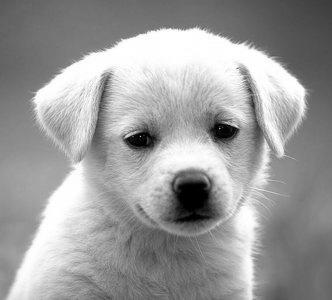
#> input picture convolution/images/dog.jpg, 332 x 300 px; the run also reads 2 pictures not shown here
$ python task_1.py
#> lines starting #> are read from the running program, lines starting #| are printed output that depends on the picture
import cv2
import matplotlib.pyplot as plt
import numpy as np
from time import time

plt.rcParams['image.cmap'] = 'gray'
plt.rcParams['image.interpolation'] = 'nearest'
plt.rcParams['figure.figsize'] = (10.0, 8.0)


def initialize_image(image='images/dog.jpg'):
    """Инициализирует картинку"""
#> called with image = 'images/dog.jpg'
    image = cv2.imread(image, 0)
#> image is the input picture: shape (300, 332); min 0, max 255, mean 155.7
    return image


def show_images(image, padded_image, result):
    """Выводит изображение картинки"""
    fig, m_axs = plt.subplots(1, 3, figsize=(15, 5))
    ax_1, ax_2, ax_3 = m_axs

    ax_1.set_title('Исходное изображение')
    ax_1.set_axis_off()
    ax_1.imshow(image)

    ax_2.set_title('Padded изображение')
    ax_2.imshow(padded_image)
    ax_2.set_axis_off()

    ax_3.set_title('Что должно получиться')
    ax_3.imshow(result)
    ax_3.set_axis_off()

    plt.show()


def show_one_image(image):
    """Выводит одну картинку"""
    plt.imshow(image)
    plt.axis('off')
    plt.show()


def conv_nested(image, kernel):
    """Convolution filter"""
    Hi, Wi = image.shape
#> Hi = 300; Wi = 332
    Hk, Wk = kernel.shape
    out = np.zeros((Hi, Wi))

    image = np.pad(image, Hk // 2)
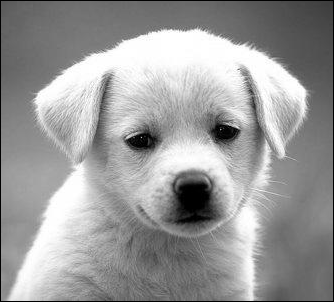
#> image: shape (302, 334); min 0, max 255, mean 153.8

    for i in range(Hi):
        for j in range(Wi):
            for k in range(Hk):
                for l in range(Wk):
                    out[i, j] += image[i + k, j + l] * kernel[Hk - 1 - k, Wk - 1 - l]
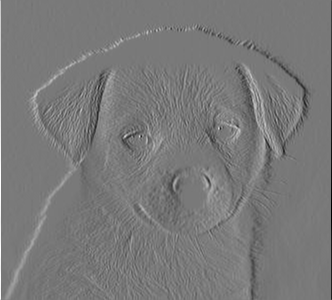
#> out: shape (300, 332) float64; min -556, max 612, mean -0.3; drawn with min black and max white

    return out


def conv_fast(image, kernel):
    """Fast convolution"""
    Hi, Wi = image.shape
    Hk, Wk = kernel.shape
    out = np.zeros((Hi, Wi))

    flipped_kernel = np.flip(kernel)
    for i in range(Hi - Hk + 1):
        for j in range(Wi - Wk + 1):
            out[i, j] = np.sum(image[i: i + Hk, j: j + Wk] * flipped_kernel)
    return out


def zero_pad(image, pad_height, pad_width):
    """Паддит нули по вертикали и горизонтали"""
    image = np.pad(image, pad_width=((pad_height, pad_height), (pad_width, pad_width)))
    return image


image = initialize_image()

kernel = np.array([[1, 0, -1],
                   [2, 0, -2],
                   [1, 0, -1]])

out = conv_nested(image, kernel)
# out = cv2.filter2D(img, -1, kernel)

# Plot original image
plt.subplot(221), plt.imshow(image), plt.title('Original'), plt.axis('off')

# Plot your convolved image
plt.subplot(223), plt.imshow(out), plt.title('Convolution'), plt.axis('off')

# Plot what you should get
solution_img = cv2.imread('images/convoluted_dog.jpg', 0)
plt.subplot(224), plt.imshow(solution_img), plt.title('What you should get'), plt.axis('off')
plt.show()
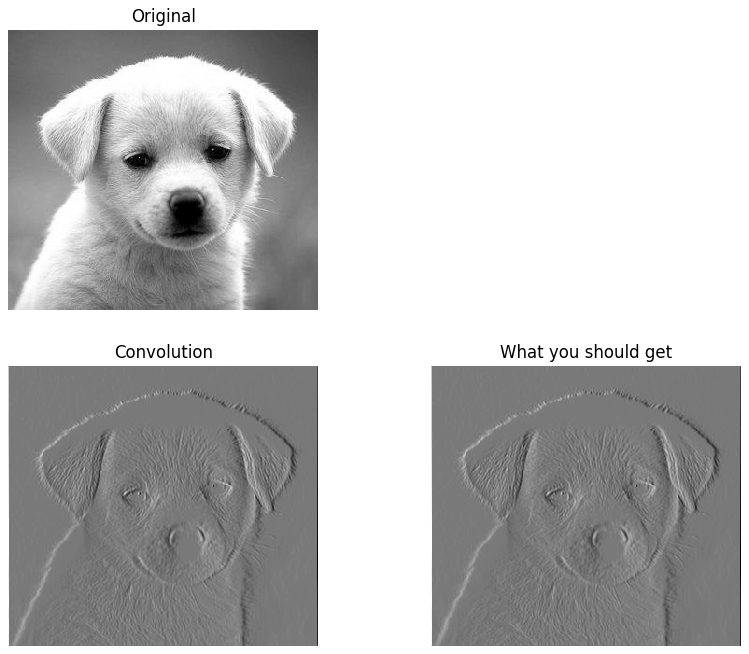
#> figure drawn by matplotlib, 3 panels

pad_height = 40
pad_width = 20
padded_image = zero_pad(image, pad_height, pad_width)
#> in zero_pad, `image = np.pad(image, pad_width=((pad_height, pad_height), (pad_width,..`:
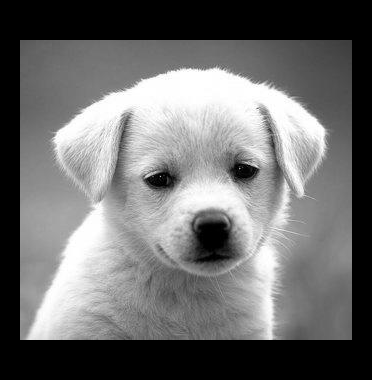
#> image: shape (380, 372); min 0, max 255, mean 109.7
result_img = cv2.imread('images/padded_dog.jpg', 0)
show_images(image, padded_image, result_img)

kernel = 1/273 * np.array([[1, 4, 7, 4, 1],
                           [4, 16, 26, 16, 4],
                           [7, 26, 41, 26, 7],
                           [4, 16, 26, 16, 4],
                           [1, 4, 7, 4, 1]])
t0 = time()
out_fast = conv_fast(padded_image, kernel)
#> after the loop in conv_fast, `for i in range(Hi - Hk + 1):`:
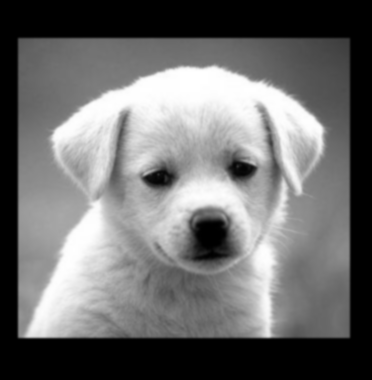
#> out: shape (380, 372) float64; min 0, max 255, mean 109.7
t1 = time()
out_nested = conv_nested(padded_image, kernel)
#> in conv_nested (call 2), `image = np.pad(image, Hk // 2)`:
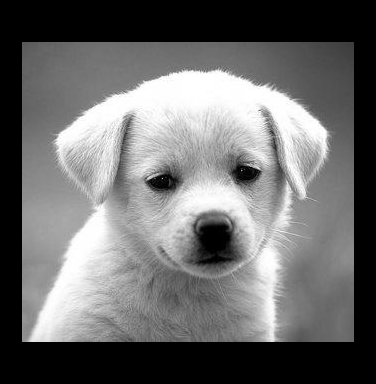
#> image: shape (384, 376); min 0, max 255, mean 107.4
t2 = time()

# Compare the running time of the two implementations
print("conv_nested: took %f seconds." % (t2 - t1))
print("conv_fast: took %f seconds." % (t1 - t0))

# Plot conv_nested output

plt.subplot(1, 2, 1)
plt.imshow(out_nested)
plt.title('conv_nested')
plt.axis('off')

# Plot conv_fast output
plt.subplot(1, 2, 2)
plt.imshow(out_fast)
plt.title('conv_fast')
plt.axis('off')
plt.show()
